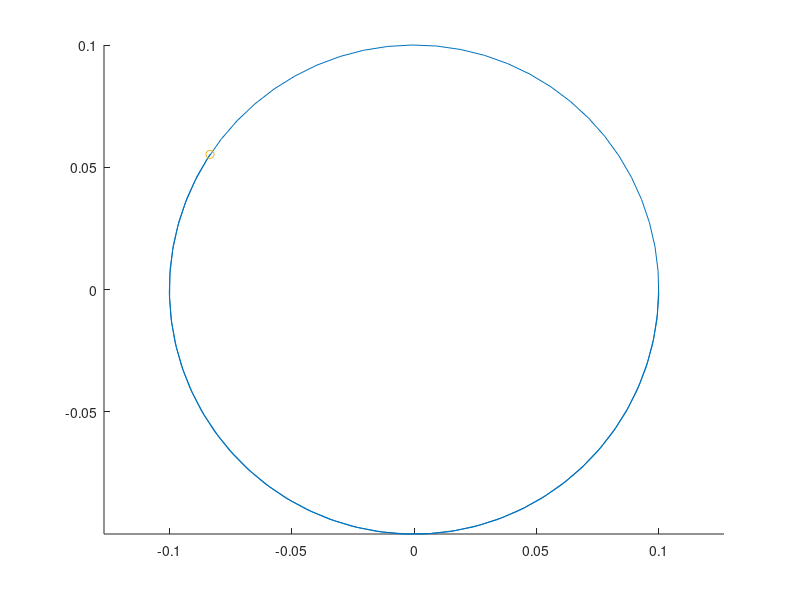

Source code (MATLAB):
clear close all;

X1 = @(t,X) [X(2);-sin(X(1))];
X2 = @(t,X) [-sin(X(1));-X(2)*cos(X(1))];
T2 = @(t,X,h) X + h*X1(t,X) + h^2/2*X2(t,X);
hold on;
TF = 10; h = 0.1;
X = zeros(2,TF/h + 1);Y = X;
p = 0.1; q = 0;
X0 = [p;q];
 X = X0; t = 0; 



for n=1:TF/h % 1/h = N
    X(:,n+1) = T2(t(n),X(:,n),h); % 2nd order Taylor
    t(n+1) = t(n) + h;
    K1 = h*X1(t(n),Y(:,n));
    K2 = h*X1(t(n) + h,Y(:,n) + K1);
    Y(:,n+1) = Y(:,n) + 1/2*(K1 + K2);
end
plot(X(1,:),X(2,:),Y(1,:),Y(2,:),'--',X(1,end),X(2,end),'o'); axis equal

hold off;